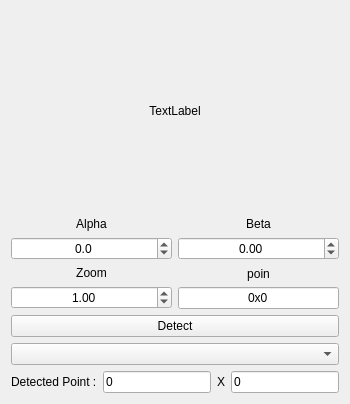
                 <widget class="QWidget" name="widget_8" native="true">
                  <layout class="QVBoxLayout" name="verticalLayout_43">
                   <item>
                    <widget class="QLabel" name="label_west_left">
                     <property name="sizePolicy">
                      <sizepolicy hsizetype="Expanding" vsizetype="Expanding">
                       <horstretch>0</horstretch>
                       <verstretch>0</verstretch>
                      </sizepolicy>
                     </property>
                     <property name="minimumSize">
                      <size>
                       <width>298</width>
                       <height>200</height>
                      </size>
                     </property>
                     <property name="toolTip">
                      <string>Anypoint Image in West</string>
                     </property>
                     <property name="text">
                      <string>TextLabel</string>
                     </property>
                     <property name="alignment">
                      <set>Qt::AlignCenter</set>
                     </property>
                    </widget>
                   </item>
                   <item>
                    <layout class="QHBoxLayout" name="horizontalLayout_55">
                     <item>
                      <layout class="QVBoxLayout" name="verticalLayout_44">
                       <item>
                        <layout class="QVBoxLayout" name="verticalLayout_45">
                         <item>
                          <widget class="QLabel" name="label_127">
                           <property name="minimumSize">
                            <size>
                             <width>100</width>
                             <height>0</height>
                            </size>
                           </property>
                           <property name="text">
                            <string>Alpha</string>
                           </property>
                           <property name="alignment">
                            <set>Qt::AlignCenter</set>
                           </property>
                          </widget>
                         </item>
                         <item>
                          <widget class="QDoubleSpinBox" name="doubleSpinBox_alpha_left_west">
                           <property name="sizePolicy">
                            <sizepolicy hsizetype="Expanding" vsizetype="Fixed">
                             <horstretch>0</horstretch>
                             <verstretch>0</verstretch>
                            </sizepolicy>
                           </property>
                           <property name="minimumSize">
                            <size>
                             <width>100</width>
                             <height>0</height>
                            </size>
                           </property>
                           <property name="toolTip">
                            <string>change alpha west</string>
                           </property>
                           <property name="toolTipDuration">
                            <number>1</number>
                           </property>
                           <property name="alignment">
                            <set>Qt::AlignCenter</set>
                           </property>
                           <property name="decimals">
                            <number>1</number>
                           </property>
                           <property name="minimum">
                            <double>-360.000000000000000</double>
                           </property>
                           <property name="maximum">
                            <double>360.000000000000000</double>
                           </property>
                           <property name="singleStep">
                            <double>0.500000000000000</double>
                           </property>
                           <property name="value">
                            <double>0.000000000000000</double>
                           </property>
                          </widget>
                         </item>
                        </layout>
                       </item>
                       <item>
                        <layout class="QVBoxLayout" name="verticalLayout_46">
                         <item>
                          <widget class="QLabel" name="label_131">
                           <property name="minimumSize">
                            <size>
                             <width>100</width>
                             <height>0</height>
                            </size>
                           </property>
                           <property name="text">
                            <string>Zoom</string>
                           </property>
                           <property name="alignment">
                            <set>Qt::AlignCenter</set>
                           </property>
                          </widget>
                         </item>
                         <item>
                          <widget class="QDoubleSpinBox" name="doubleSpinBox_zoom_left_west">
                           <property name="sizePolicy">
                            <sizepolicy hsizetype="Expanding" vsizetype="Fixed">
                             <horstretch>0</horstretch>
                             <verstretch>0</verstretch>
                            </sizepolicy>
                           </property>
                           <property name="minimumSize">
                            <size>
                             <width>100</width>
                             <height>0</height>
                            </size>
                           </property>
                           <property name="toolTip">
                            <string>change zoom  west</string>
                           </property>
                           <property name="alignment">
                            <set>Qt::AlignCenter</set>
                           </property>
                           <property name="singleStep">
                            <double>0.100000000000000</double>
                           </property>
                           <property name="value">
                            <double>1.000000000000000</double>
                           </property>
                          </widget>
                         </item>
                        </layout>
                       </item>
                      </layout>
                     </item>
                     <item>
                      <layout class="QVBoxLayout" name="verticalLayout_47">
                       <item>
                        <layout class="QVBoxLayout" name="verticalLayout_48">
                         <item>
                          <widget class="QLabel" name="label_133">
                           <property name="minimumSize">
                            <size>
                             <width>100</width>
                             <height>0</height>
                            </size>
                           </property>
                           <property name="text">
                            <string>Beta</string>
                           </property>
                           <property name="alignment">
                            <set>Qt::AlignCenter</set>
                           </property>
                          </widget>
                         </item>
                         <item>
                          <widget class="QDoubleSpinBox" name="doubleSpinBox_beta_left_west">
                           <property name="sizePolicy">
                            <sizepolicy hsizetype="Expanding" vsizetype="Fixed">
                             <horstretch>0</horstretch>
                             <verstretch>0</verstretch>
                            </sizepolicy>
                           </property>
                           <property name="minimumSize">
                            <size>
                             <width>100</width>
                             <height>0</height>
                            </size>
                           </property>
                           <property name="toolTip">
                            <string>change beta  west</string>
                           </property>
                           <property name="alignment">
                            <set>Qt::AlignCenter</set>
                           </property>
                           <property name="minimum">
                            <double>-360.000000000000000</double>
                           </property>
                           <property name="maximum">
                            <double>360.000000000000000</double>
                           </property>
                           <property name="singleStep">
                            <double>0.500000000000000</double>
                           </property>
                           <property name="value">
                            <double>0.000000000000000</double>
                           </property>
                          </widget>
                         </item>
                        </layout>
                       </item>
                       <item>
                        <layout class="QVBoxLayout" name="verticalLayout_49">
                         <item>
                          <widget class="QLabel" name="label_135">
                           <property name="minimumSize">
                            <size>
                             <width>100</width>
                             <height>0</height>
                            </size>
                           </property>
                           <property name="text">
                            <string>poin</string>
                           </property>
                           <property name="alignment">
                            <set>Qt::AlignCenter</set>
                           </property>
                          </widget>
                         </item>
                         <item>
                          <widget class="QLineEdit" name="lineEdit_point_left_west">
                           <property name="minimumSize">
                            <size>
                             <width>100</width>
                             <height>0</height>
                            </size>
                           </property>
                           <property name="toolTip">
                            <string>pattern size</string>
                           </property>
                           <property name="text">
                            <string>0x0</string>
                           </property>
                           <property name="alignment">
                            <set>Qt::AlignCenter</set>
                           </property>
                          </widget>
                         </item>
                        </layout>
                       </item>
                      </layout>
                     </item>
                    </layout>
                   </item>
                   <item>
                    <widget class="QPushButton" name="pushButton_Detect_left_west">
                     <property name="text">
                      <string>Detect</string>
                     </property>
                    </widget>
                   </item>
                   <item>
                    <widget class="QComboBox" name="comboBox_reorder_left_west"/>
                   </item>
                   <item>
                    <layout class="QHBoxLayout" name="horizontalLayout_70">
                     <item>
                      <widget class="QLabel" name="label_137">
                       <property name="text">
                        <string>Detected Point :</string>
                       </property>
                      </widget>
                     </item>
                     <item>
                      <widget class="QLineEdit" name="lineEdit_cols_left_west">
                       <property name="text">
                        <string>0</string>
                       </property>
                      </widget>
                     </item>
                     <item>
                      <widget class="QLabel" name="label_139">
                       <property name="text">
                        <string>X</string>
                       </property>
                      </widget>
                     </item>
                     <item>
                      <widget class="QLineEdit" name="lineEdit_rows_left_west">
                       <property name="text">
                        <string>0</string>
                       </property>
                      </widget>
                     </item>
                    </layout>
                   </item>
                  </layout>
                 </widget>
